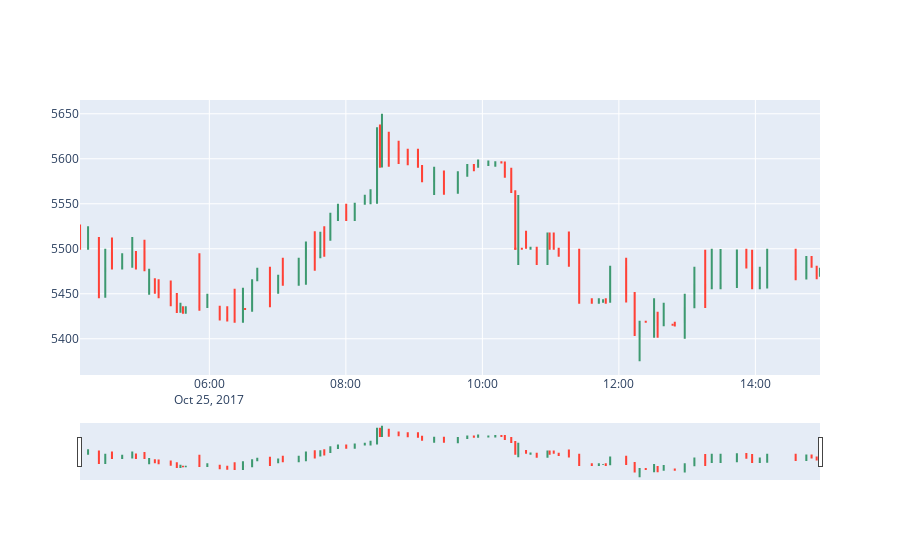

Write notebook code for a chart like this one.
### Code cell
def get_linear_orderflow(symbol, start):
    startTime = get_timestamp(start)
    # endTime = get_timestamp(end)
    endTime = startTime + 3600000*11
    orders = []
    while startTime<endTime:
        orders.extend(client.get_aggregate_trades(symbol = symbol, startTime = startTime, endTime = startTime+3600000 - 1))
        startTime +=3600000
    return orders

    
orderflow = get_linear_orderflow(symbol="BTCUSDT", start= '10/25/2017 00:00')

trades = np.array([[float(i["T"]), float(i["p"]), float(i["q"])] for i in orderflow])

bars_arr = generate_volumebars(trades)

bars = gen_bars(bars_arr)

with open('linear.json', 'w') as f:
    json.dump(orderflow, f, indent=4)

fig = go.Figure(data=[go.Candlestick(x=bars.index, open=bars['Open'], high=bars['High'], low=bars['Low'], close=bars['Close'])])

fig.show()
